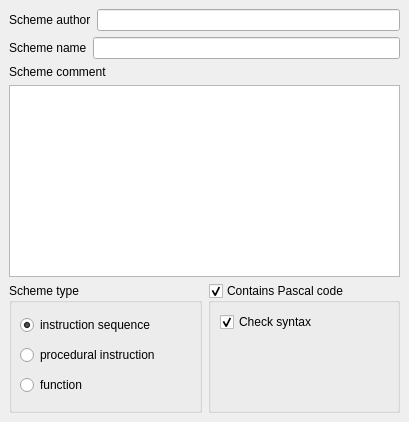
<?xml version="1.0" encoding="UTF-8"?>
<ui version="4.0">
 <class>NSSchemeWizard</class>
 <widget class="QWidget" name="NSSchemeWizard">
  <property name="geometry">
   <rect>
    <x>0</x>
    <y>0</y>
    <width>409</width>
    <height>422</height>
   </rect>
  </property>
  <property name="windowTitle">
   <string>Form</string>
  </property>
  <layout class="QVBoxLayout">
   <property name="spacing">
    <number>6</number>
   </property>
   <property name="margin">
    <number>9</number>
   </property>
   <item>
    <layout class="QHBoxLayout">
     <property name="spacing">
      <number>6</number>
     </property>
     <property name="margin">
      <number>0</number>
     </property>
     <item>
      <widget class="QLabel" name="label_3">
       <property name="text">
        <string>Scheme author</string>
       </property>
      </widget>
     </item>
     <item>
      <widget class="QLineEdit" name="schemeAuthorLE"/>
     </item>
    </layout>
   </item>
   <item>
    <layout class="QHBoxLayout">
     <property name="spacing">
      <number>6</number>
     </property>
     <property name="margin">
      <number>0</number>
     </property>
     <item>
      <widget class="QLabel" name="label">
       <property name="text">
        <string>Scheme name</string>
       </property>
       <property name="textFormat">
        <enum>Qt::PlainText</enum>
       </property>
      </widget>
     </item>
     <item>
      <widget class="QLineEdit" name="schemeNameLE"/>
     </item>
    </layout>
   </item>
   <item>
    <widget class="QLabel" name="label_2">
     <property name="text">
      <string>Scheme comment</string>
     </property>
     <property name="textFormat">
      <enum>Qt::PlainText</enum>
     </property>
    </widget>
   </item>
   <item>
    <widget class="QTextEdit" name="schemeCommentTE"/>
   </item>
   <item>
    <layout class="QHBoxLayout">
     <property name="spacing">
      <number>6</number>
     </property>
     <property name="margin">
      <number>0</number>
     </property>
     <item>
      <widget class="QGroupBox" name="groupBox">
       <property name="sizePolicy">
        <sizepolicy hsizetype="MinimumExpanding" vsizetype="Minimum">
         <horstretch>0</horstretch>
         <verstretch>0</verstretch>
        </sizepolicy>
       </property>
       <property name="title">
        <string>Scheme type</string>
       </property>
       <layout class="QVBoxLayout">
        <property name="spacing">
         <number>6</number>
        </property>
        <property name="margin">
         <number>8</number>
        </property>
        <item>
         <widget class="QRadioButton" name="sequenceRB">
          <property name="text">
           <string>instruction sequence</string>
          </property>
          <property name="checked">
           <bool>true</bool>
          </property>
         </widget>
        </item>
        <item>
         <widget class="QRadioButton" name="procedureRB">
          <property name="enabled">
           <bool>true</bool>
          </property>
          <property name="text">
           <string>procedural instruction</string>
          </property>
         </widget>
        </item>
        <item>
         <widget class="QRadioButton" name="functionRB">
          <property name="enabled">
           <bool>true</bool>
          </property>
          <property name="text">
           <string>function</string>
          </property>
         </widget>
        </item>
       </layout>
      </widget>
     </item>
     <item>
      <widget class="QGroupBox" name="pascalCodeGB">
       <property name="sizePolicy">
        <sizepolicy hsizetype="MinimumExpanding" vsizetype="Preferred">
         <horstretch>0</horstretch>
         <verstretch>0</verstretch>
        </sizepolicy>
       </property>
       <property name="minimumSize">
        <size>
         <width>186</width>
         <height>114</height>
        </size>
       </property>
       <property name="title">
        <string>Contains Pascal code</string>
       </property>
       <property name="checkable">
        <bool>true</bool>
       </property>
       <layout class="QVBoxLayout">
        <property name="spacing">
         <number>6</number>
        </property>
        <property name="margin">
         <number>9</number>
        </property>
        <item>
         <widget class="QCheckBox" name="checkSyntaxCB">
          <property name="text">
           <string>Check syntax</string>
          </property>
          <property name="checked">
           <bool>true</bool>
          </property>
         </widget>
        </item>
        <item>
         <spacer>
          <property name="orientation">
           <enum>Qt::Vertical</enum>
          </property>
          <property name="sizeHint" stdset="0">
           <size>
            <width>20</width>
            <height>40</height>
           </size>
          </property>
         </spacer>
        </item>
       </layout>
      </widget>
     </item>
    </layout>
   </item>
  </layout>
 </widget>
 <resources/>
 <connections/>
</ui>
